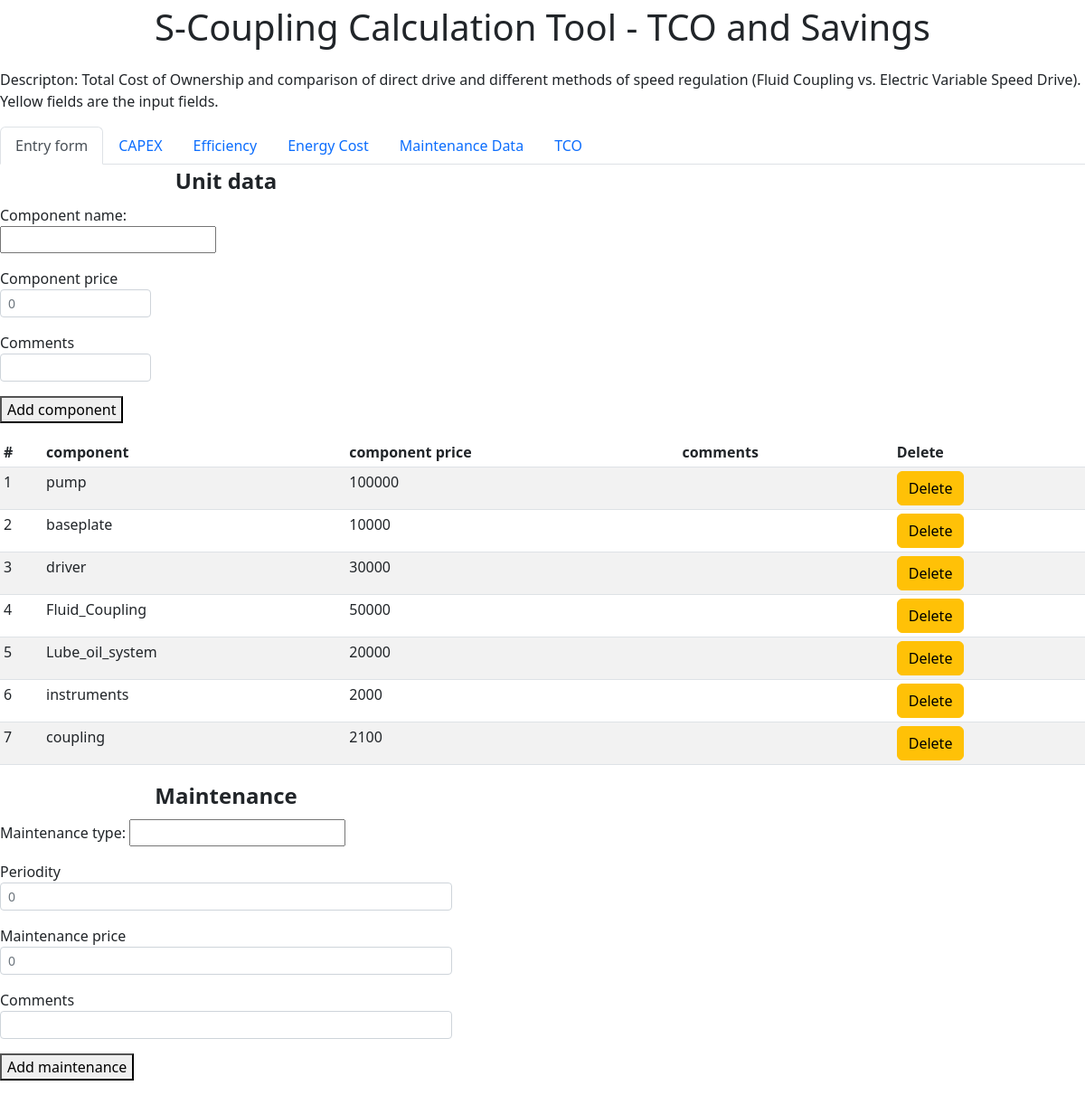
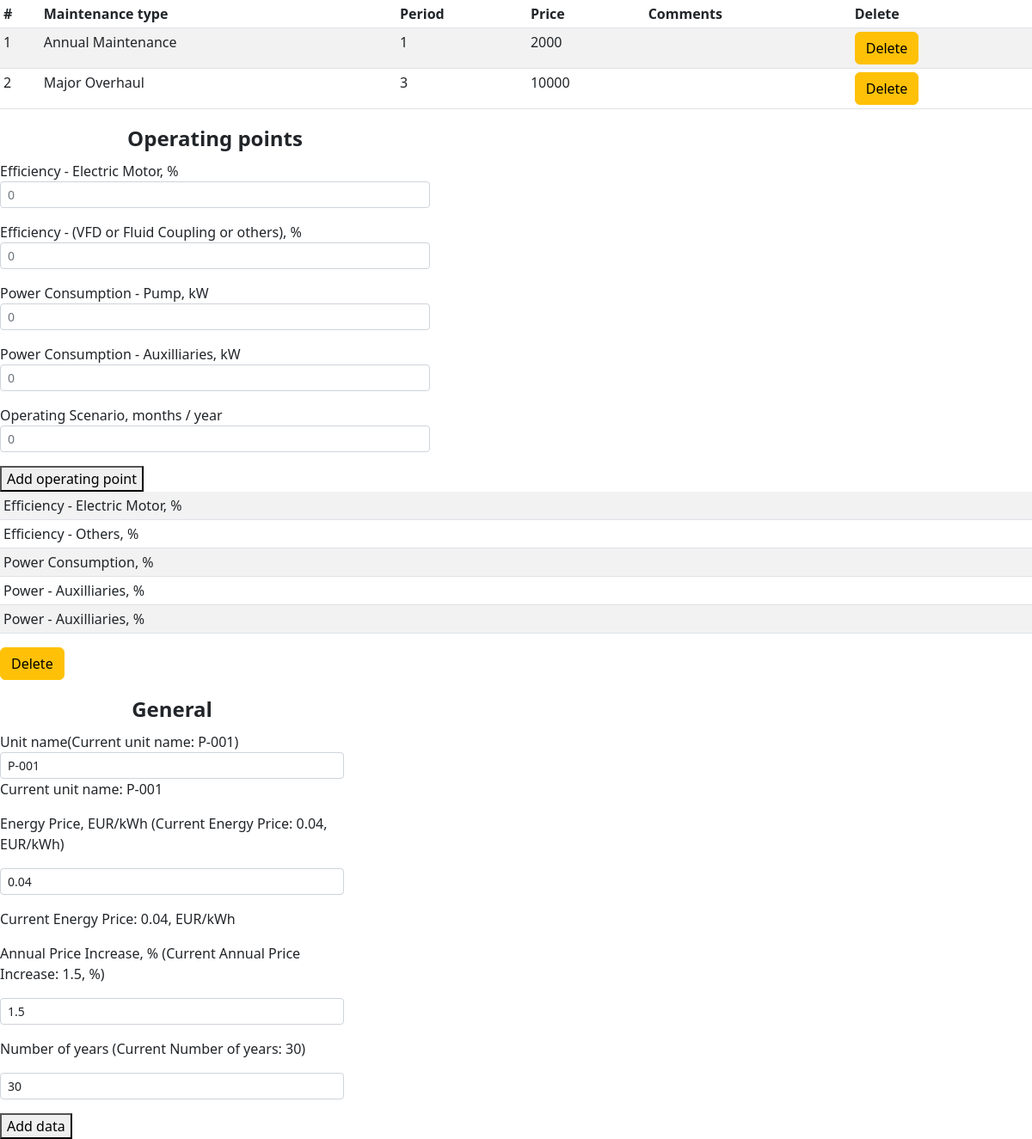
The page /form_page on the database its author committed (2 pictures, top to bottom).
### app.py (models this page shows, shortened)
class Component(db.Model):
    id=db.Column(db.Integer, primary_key=True)
    component = db.Column(db.String(30), nullable=False)
    comments = db.Column(db.String(30), nullable=False)
    component_price=db.Column(db.Integer, nullable=False)

class Maintenance (db.Model):
    id = db.Column(db.Integer, primary_key=True)
    main_type = db.Column(db.String(30), nullable=False)
    period = db.Column(db.Integer, nullable=False)
    main_price = db.Column(db.Integer, nullable=False)
    main_comments = db.Column(db.String(30), nullable=False)

### app.py (the view)
@app.route('/', methods=['POST','GET'])
@app.route('/form_page', methods=['POST','GET'])
def form_page():
    unit_components = Component.query.all()
    component=0
    component_price=0
    comments=0
    maintenances = Maintenance.query.all()
    main_type = 0
    period = 0
    main_price = 0
    main_comments=0
    i=0
    j=0
    unit_name='P-001'
    energy_price=0.04
    annual_increase=1.5
    number_years = 30
    k=0
    eff_driver = 0
    eff_other = 0
    power_pump = 0
    power_aux = 0
    scenario = 0
    return render_template('form_page.html', eff_driver=eff_driver,eff_other=eff_other,power_pump=power_pump,power_aux=power_aux,scenario=scenario,k=k, i=i,j=j,unit_components=unit_components, component=component,component_price=component_price, comments=comments, main_type=main_type, period=period,main_price=main_price, main_comments=main_comments, maintenances=maintenances, unit_name=unit_name, energy_price=energy_price, annual_increase=annual_increase, number_years=number_years )

### templates/form_page.html (shortened to what this page needs)
{% extends 'base.html'%}
{%block body%}
<ul class="nav nav-tabs" id="myTab" role="tablist">
  <li class="nav-item" role="presentation">
    <a class="nav-link active" id="form" data-bs-toggle="tab" data-bs-target="#Entry form" type="button" role="tab" aria-controls="Entry form" aria-selected="true" href="/form_page">Entry form</a>
  </li>
  <li class="nav-item" role="presentation">
    <a class="nav-link" id="capex" data-bs-toggle="tab" data-bs-target="#capex" type="button" role="tab" aria-controls="capex" aria-selected="false" href="/capex">CAPEX</a>
  </li>
  <li class="nav-item" role="presentation">
    <a class="nav-link" id="efficiency" data-bs-toggle="tab" data-bs-target="#efficiency" type="button" role="tab" aria-controls="efficiency" aria-selected="false" href="/efficiency">Efficiency</a>
  </li>
    <li class="energy" role="presentation">
    <a class="nav-link" id="energy" data-bs-toggle="tab" data-bs-target="#energy" type="button" role="tab" aria-controls="energy" aria-selected="false" href="/energy">Energy Cost</a>
  </li>
    <li class="energy" role="presentation">
    <a class="nav-link" id="maintenance" data-bs-toggle="tab" data-bs-target="#maintenance" type="button" role="tab" aria-controls="maintenance" aria-selected="false" href="/maintenance">Maintenance Data</a>
  </li>
    <li class="energy" role="presentation">
    <a class="nav-link" id="tco" data-bs-toggle="tab" data-bs-target="#tco" type="button" role="tab" aria-controls="tco" aria-selected="false" href="/tco">TCO</a>
  </li>
</ul>
<fieldset style="width:500px">
    <legend align="center"><b>Unit data</b></legend>
<form action="/form_page/add_component" method="POST" name="unit_data" autocomplete="off" id="unit_data">
<div class="form-row">
<div class="col-md-4 mb-3">
  Component name:
 <input name=component list=components>
    <p></p><label for="component_price">Component price</label>
    <input type="number" name="component_price" id="component_price" placeholder="0" min=0 step="100" class="form-control form-control-sm" required>
    <p></p><label for="comments">Comments</label>
    <input type="text" name="comments" id="comments" class="form-control form-control-sm"><p></p>
    <button type="submit" onclick="document.forms.unit_data.submit()">Add component</button>
</form>
</fieldset>
 <table class="table table-striped table-sm">
          <thead>
            <tr>
              <th scope="col">#</th>
              <th scope="col">component</th>
                <th scope="col">component price</th>
                <th scope="col">comments</th>
                <th scope="col">Delete</th>
                 </tr>
          </thead>
     <tbody>
     {% for i in unit_components %}
            <tr>
              <td class="counterCell"></td>
              <td>{{i.component}}</td>
              <td>{{i.component_price}}</td>
                 <td>{{i.comments}}</td>
                <td><a class="btn btn-warning" href='/form_page/{{i.id}}/del'>Delete</a></td>
                 </tr>
     {% endfor %}
          </tbody>
        </table>
<fieldset  style="width:500px">
    <legend align="center"><b>Maintenance</b></legend>
    <form action="/form_page/add_maintenance" method="POST" name="maintenance" autocomplete="off" id="maintenance">
      Maintenance type:
 <input name=main_type list=maintenances>
   <p></p><label for="period">Periodity</label>
    <input type="number" name="period" id="period" placeholder="0" min=0 class="form-control form-control-sm" required>
    <p></p><label for="main_price">Maintenance price</label>
    <input type="number" name="main_price" id="main_price" placeholder="0" min=0 class="form-control form-control-sm" required>
      <p></p><label for="main_comments">Comments</label>
    <input type="text" name="main_comments" id="main_comments" class="form-control form-control-sm"><p></p>
	<button type="submit" onclick="document.forms.maintenance.submit()">Add maintenance</button>
</form>
</fieldset>
<table class="table table-striped table-sm">
          <thead>
            <tr>
              <th scope="col">#</th>
              <th scope="col">Maintenance type</th>
                <th scope="col">Period</th>
                <th scope="col">Price</th>
                <th scope="col">Comments</th>
                <th scope="col">Delete</th>
                 </tr>
          </thead>
     <tbody>
     {% for j in maintenances %}
            <tr>
              <td class="counterCell"></td>
              <td>{{j.main_type}}</td>
              <td>{{j.period}}</td>
              <td>{{j.main_price}}</td>
                <td>{{j.main_comments}}</td>
              <td><a class="btn btn-warning" href='/form_page/{{j.id}}/del_man'>Delete</a></td>
            </tr>
     {% endfor %}
          </tbody>
        </table>
<fieldset id="points" style="width:500px">
    <legend align="center"><b>Operating points</b></legend>
    <form method="POST" name="oper_points">
   <label for="eff_driver">Efficiency - Electric Motor, %</label>
    <div text-align="right"><input type="number" name="eff_driver" id="eff_driver" placeholder="0" min=0 max="100" class="form-control form-control-sm" required></div><p></p>
	   <label for="eff_other">Efficiency - (VFD or Fluid Coupling or others), %</label>
    <input type="number" name="eff_other" id="eff_other" placeholder="0" min=0 max="100" class="form-control form-control-sm" required><p></p>
			   <label for="power_pump">Power Consumption - Pump, kW</label>
   <input type="number" name="power_pump" id="power_pump" placeholder="0" min="0" class="form-control form-control-sm" required><p></p>
			   <label for="power_aux">Power Consumption - Auxilliaries, kW</label>
    <input type="number" name="power_aux" id="power_aux" placeholder="0" min="0" class="form-control form-control-sm" required><p></p>
				   <label for="scenario">Operating Scenario, months / year</label>
    <input type="number" name="scenario" id="scenario" placeholder="0" min="0" max="12" step="1" class="form-control form-control-sm" required><p></p>
	<button type="submit" onclick="document.forms.oper_points.submit()">Add operating point</button>
</form>
</fieldset>
<table class="table table-striped table-sm">
     <tbody>
            <tr>
              <td>Efficiency - Electric Motor, %</td>
            </tr>
            <tr>
              <td>Efficiency - Others, %</td>
            </tr>
            <tr>
              <td>Power Consumption, %</td>
            </tr>
            <tr>
              <td>Power - Auxilliaries, %</td>
            </tr>
            <tr>
              <td>Power - Auxilliaries, %</td>
            </tr>
          </tbody>
        </table>
<a class="btn btn-warning" href='/form_page/{{j.id}}/del_man'>Delete</a></td>
<fieldset id="economy" style="width:400px">
    <legend align="center"><b>General </b></legend>
    <form action="/form_page/add_general" method="POST" name="general" id="general">
 <label for="unit_name">Unit name     </label>(Current unit name: {{unit_name}})
    <input type="text" name="unit_name" id="unit_name" class="form-control form-control-sm" value="P-001">
        <p>Current unit name: {{unit_name}}</p>
   <p><label for="energy_price">Energy Price, EUR/kWh</label> (Current Energy Price: {{energy_price}}, EUR/kWh)</p>
    <p><input type="number" name="energy_price" id="energy_price" placeholder="0" min="0" step="0.01" value="0.04" class="form-control form-control-sm" required></p>
        <p>Current Energy Price: {{energy_price}}, EUR/kWh</p>
    <p><label for="annual_increase">Annual Price Increase, %</label> (Current Annual Price Increase: {{annual_increase}}, %)</p>
    <p><input type="number" name="annual_increase" id="annual_increase" placeholder="0" min=0 step="0.01" value="1.5" class="form-control form-control-sm" required></p>
    <p><label for="number_years">Number of years</label>  (Current Number of years: {{number_years}})</p>
    <p><input type="number" name="number_years" id="number_years" placeholder="0" min=0 step="1" value="30" class="form-control form-control-sm" required></p>
	<button type="submit" onclick="document.forms.general.submit()">Add data</button>
</form>
</fieldset>
    {%endblock%}

### templates/form_page.html (style rules this page uses)
table { counter-reset: tableCount; }
.counterCell:before { content: counter(tableCount); counter-increment: tableCount; }
ul { list-style-type: decimal; }

### rows shown on the page
Component: component "pump", component_price "100000"
Component: component "baseplate", component_price "10000"
Component: component "driver", component_price "30000"
Component: component "Fluid_Coupling", component_price "50000"
Component: component "Lube_oil_system", component_price "20000"
Component: component "instruments", component_price "2000"
Component: component "coupling", component_price "2100"
Maintenance: main_type "Annual Maintenance", period "1", main_price "2000"
Maintenance: main_type "Major Overhaul", period "3", main_price "10000"

### other values the page prints
{{ unit_name }} "P-001"
{{ energy_price }} "0.04"
{{ annual_increase }} "1.5"
{{ number_years }} "30"
